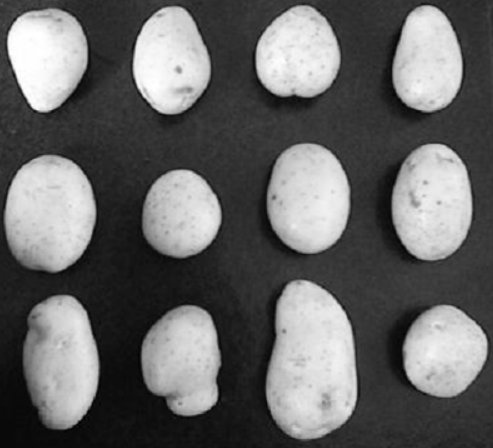
//> input picture Skeleton/potato.bmp, 493 x 448 px
$ ./main   (built with g++ and OpenCV 4)
//> lines starting //> are read from the running program, lines starting //| are printed output that depends on the picture; after the words box and inside, x2 and y2 are one past the last pixel; in counts of white or black regions, pixels touching at a corner belong together
//> further down, src0 is the input picture: 448 rows x 493 cols, CV_8UC1; min 1, max 255, mean 103.3
/*
 * Warnings: I can't change the indent block to 4 spaces.
 * Please change it manually to receive a better view.
 *
 * Author: Fred Jiang, SE Inst., Shanghai Jiaotong Univ.
 */

#include <cv.h>
#include <highgui.h>

#include <vector>
#include <iostream>

using namespace std;

int Otsu(IplImage *src) {
	int ret; // 阈值
	int countBG[256] = { 0 }; // 背景总个数（略去前景，直接使用1-count）
	int countOR[256] = { 0 };

	double probBG = 0; // 背景概率（占比）
	double probOR = 0; // 前景概率（占比）
	double variance = 0; // 类间方差
	double averageGrey = 0; // 图像的平均灰度
	double maxVariance = 0; // 最大类间方差

	float histogram[256] = { 0 };
	double averageBGGrey[256] = { 0.0 };
	double averageORGrey[256] = { 0.0 };
	int height = src->height, width = src->width;
//> height = 448; width = 493
	int size = height * width;
//> size = 220864

	for (int m = 0; m < height; m++) {
		unsigned char* p = (unsigned char*)src->imageData + src->widthStep * m;
		for (int n = 0; n < width; n++) {
			histogram[int(*p++)]++;
		}
	}
//> after the loop, histogram = 256 values, max 5503 at index 52, min 0 at index 0, mean 862.8

	// 获得图像平均灰度
	for (int threshold = 0; threshold < 256; threshold++) {
		// 获得在阈值为threshold时背景图像的平均灰度
		for (int i = 0; i <= threshold; i++) {
			averageBGGrey[threshold] += i * histogram[i];
			countBG[threshold] += histogram[i];
		}
		averageBGGrey[threshold] = averageBGGrey[threshold] / countBG[threshold];
		// 获得在阈值为threshold时前景图像的平均灰度
		for (int i = threshold + 1; i < 256; i++) {
			averageORGrey[threshold] += i * histogram[i];
			countOR[threshold] += histogram[i];
		}
		averageORGrey[threshold] = averageORGrey[threshold] / countOR[threshold];
	}
//> after the loop, countBG = 256 values from 0 to 220864; countOR = 256 values, max 220864 at index 0, min 0 at index 255, mean 89095.8

	// 枚举所有的threshold值，找出最大类间方差
	for (int i = 0; i < 256; i++) {
		probBG = (double)countBG[i] / size;
		probOR = 1.0 - probBG;
		// 计算图像平均灰度和类间方差
		averageGrey = averageBGGrey[i] * probBG + averageORGrey[i] * probOR;
		variance = probBG * probOR *  (averageBGGrey[i] - averageORGrey[i]) * (averageBGGrey[i] - averageORGrey[i]);

		// 获得最大值
		if (variance > maxVariance) {
			maxVariance = variance;
			ret = i;
		}
	}
//> this loop made 256 passes
//> (probBG, probOR, averageGrey, variance, maxVariance) on passes 2 to 13: (9.06e-06, 1, 103.3, 0.0947, 0.0947), (1.81e-05, 1, 103.3, 0.188, 0.188), (2.26e-05, 1, 103.3, 0.233, 0.233), (5.89e-05, 1, 103.3, 0.59, 0.59), (0.00014, 1, 103.3, 1.38, 1.38), (0.000303, 1, 103.3, 2.92, 2.92), (0.000575, 0.999, 103.3, 5.44, 5.44), (0.00107, 0.999, 103.3, 9.92, 9.92), (0.00502, 0.995, 103.3, 45.22, 45.22), (0.00962, 0.99, 103.3, 85.83, 85.83), (0.0151, 0.985, 103.3, 133.9, 133.9), (0.0206, 0.979, 103.3, 180.8, 180.8)
//> (probBG, probOR, averageGrey, variance) on pass 1: (0, 1, nan, nan)
//> after the loop, maxVariance = 6165.5; ret = 124

	//cout << "The threshold of Otsu is: " << ret << endl;
	return ret;
}

void cvBitNot(IplImage *src, IplImage *dst) {
	//cout << "Entering cvBitNot\n";
	for (int m = 0; m < src->height; m++) {
		int p = m * src->widthStep;
		for (int n = 0; n < src->width; n++) {
			dst->imageData[p] = (char)255 - src->imageData[p];
			p++;
		}
	}
	//cout << "Leaving  cvBitNot\n";
}

void cvBitAnd(IplImage *src1, IplImage *src2, IplImage *dst) {
	//cout << "Entering cvBitAnd\n";
	for (int m = 0; m < src1->height; m++) {
		int p = m * src1->widthStep;
		for (int n = 0; n < src1->width; n++) {
			dst->imageData[p] = src1->imageData[p] & src2->imageData[p];
			p++;
		}
	}
	//cout << "Leaving  cvBitAnd\n";
}

void cvBitOr(IplImage *src1, IplImage *src2, IplImage *dst) {
	//cout << "Entering cvBitOr\n";
	for (int m = 0; m < src1->height; m++) {
		int p = m * src1->widthStep;
		for (int n = 0; n < src1->width; n++) {
			dst->imageData[p] = src1->imageData[p] | src2->imageData[p];
			p++;
		}
	}
	//cout << "Leaving  cvBitOr\n";
}

#define CON(_i) (_i + 8)
vector<int *> st;

void generateSt() {
	st.resize(16);
	for (int i = 0; i < 16; i++) {
		st[i] = new int[9];
	}

	st[0][4] = 1;
	st[0][6] = 1;
	st[0][7] = 1;
	st[0][8] = 1;
	st[CON(0)][0] = 1;
	st[CON(0)][1] = 1;
	st[CON(0)][2] = 1;

	st[1][3] = 1;
	st[1][4] = 1;
	st[1][6] = 1;
	st[1][7] = 1;
	st[CON(1)][1] = 1;
	st[CON(1)][2] = 1;
	st[CON(1)][5] = 1;

	st[2][0] = 1;
	st[2][3] = 1;
	st[2][4] = 1;
	st[2][6] = 1;
	st[CON(2)][2] = 1;
	st[CON(2)][5] = 1;
	st[CON(2)][8] = 1;

	st[3][0] = 1;
	st[3][1] = 1;
	st[3][3] = 1;
	st[3][4] = 1;
	st[CON(3)][5] = 1;
	st[CON(3)][7] = 1;
	st[CON(3)][8] = 1;

	st[4][0] = 1;
	st[4][1] = 1;
	st[4][2] = 1;
	st[4][4] = 1;
	st[CON(4)][6] = 1;
	st[CON(4)][7] = 1;
	st[CON(4)][8] = 1;

	st[5][1] = 1;
	st[5][2] = 1;
	st[5][4] = 1;
	st[5][5] = 1;
	st[CON(5)][3] = 1;
	st[CON(5)][6] = 1;
	st[CON(5)][7] = 1;

	st[6][2] = 1;
	st[6][4] = 1;
	st[6][5] = 1;
	st[6][8] = 1;
	st[CON(6)][0] = 1;
	st[CON(6)][3] = 1;
	st[CON(6)][6] = 1;

	st[7][4] = 1;
	st[7][5] = 1;
	st[7][7] = 1;
	st[7][8] = 1;
	st[CON(7)][0] = 1;
	st[CON(7)][1] = 1;
	st[CON(7)][3] = 1;
}

void erode(IplImage *src, IplImage *dst, int stNo) {
	//cout << "Entering erode\n";
	int h = src->height;
	int w = src->width;
	for (int i = 1; i < h - 1; i++) {
		for (int j = 1; j < w - 1; j++) {
			int p = i * src->widthStep + j;
			dst->imageData[p] = (char)255;
			for (int itemp = -1; itemp < 2; itemp++) {
				for (int jtemp = -1; jtemp < 2; jtemp++) {
					if (st[stNo][(itemp + 1) * 3 + (jtemp + 1)] == 1
						&& src->imageData[p + itemp * src->widthStep + jtemp] == 0) {
						dst->imageData[p] = 0;
						goto nextLoop;
					}
				}
			}
		nextLoop:
			;
		}
	}
	//cout << "Leaving  erode\n";
}

void hitOrMiss(IplImage *src, IplImage *dst, int stNo) {
	//cout << "Entering hitOrMiss\n";
	IplImage *conSrc = cvCreateImage(cvGetSize(src), 8, 1);
	IplImage *temp1 = cvCreateImage(cvGetSize(src), 8, 1);
	IplImage *temp2 = cvCreateImage(cvGetSize(src), 8, 1);

	cvBitNot(src, conSrc);

	erode(src, temp1, stNo);
	erode(conSrc, temp2, CON(stNo));

	cvBitAnd(temp1, temp2, dst);
	cvReleaseImage(&conSrc);
	cvReleaseImage(&temp1);
	cvReleaseImage(&temp2);
	//cout << "Leaving  hitOrMiss\n";
	return;
}

void thining(IplImage *src, IplImage *dst, int stNo) {
	//cout << "Entering thining\n";
	IplImage *con = cvCreateImage(cvGetSize(src), 8, 1);
	IplImage *temp = cvCreateImage(cvGetSize(src), 8, 1);

	hitOrMiss(src, temp, stNo);
	cvBitNot(temp, con);
	cvBitAnd(src, con, dst);
	cvReleaseImage(&con);
	cvReleaseImage(&temp);
	//cout << "Leaving  thining\n";
	return;
}

void thickening(IplImage *src, IplImage *dst, int stNo) {
	IplImage *temp = cvCreateImage(cvGetSize(src), 8, 1);

	hitOrMiss(src, temp, stNo);
	cvBitOr(src, temp, dst);
	cvReleaseImage(&temp);
	cvNamedWindow("img", 1);
	cvShowImage("img", dst);
	cvWaitKey(-1);
	cvDestroyWindow("img");
	return;
}

int main() {
	IplImage *src0 = cvLoadImage("potato.bmp", 0);
	IplImage *src = cvCreateImage(cvGetSize(src0), 8, 1);
	IplImage *dst = cvCreateImage(cvGetSize(src0), 8, 1);
	int threshold = Otsu(src0);
//> threshold = 124
	cvThreshold(src0, src, threshold, 255, CV_THRESH_BINARY);
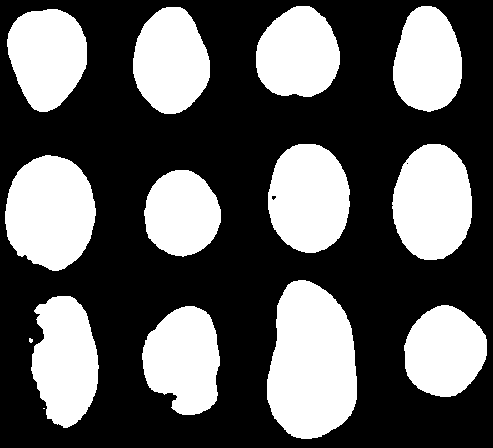
//> src: 448 rows x 493 cols, CV_8UC1; 37% white; 14 white regions (2 under 20 px), largest, box (x1, y1, x2, y2) and area: (267, 280, 357, 439) 11229, (5, 155, 96, 271) 8108, (392, 144, 472, 260) 7320

	cvNamedWindow("img", 1);
	cvShowImage("img", src);
	cvWaitKey(10);

	generateSt();

	for (int i = 1; i < 46; i++) {
		for (int j = 0; j < 8; j++) {
			thining(src, dst, j);
			cvReleaseImage(&src);
			src = cvCreateImage(cvGetSize(src0), 8, 1);
			cvCopy(dst, src);
			cvReleaseImage(&dst);
			dst = cvCreateImage(cvGetSize(src), 8, 1);
			cout << "round:" << i << ",step: " << j + 1 << endl;
			cvShowImage("img", src);
			cvWaitKey(10);
		}
	}
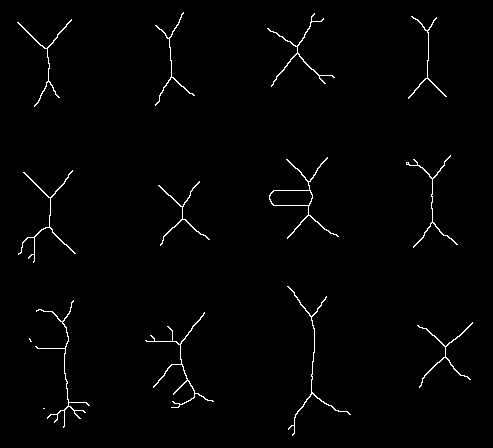
//> src: 448 rows x 493 cols, CV_8UC1; 1.4% white in thin lines or dots, all inside (x1, y1, x2, y2) = (17, 12, 473, 436)
//> dst: 448 rows x 493 cols, CV_8UC1; every value is 0
	cvShowImage("img", src);
	cvWaitKey(-1);
	cvDestroyWindow("img");

	for (int i = st.size() - 1; i >= 0; i--) {
		delete[] st[i];
		st.pop_back();
	}

	cvReleaseImage(&src);
	cvReleaseImage(&dst);

	return 0;
}
